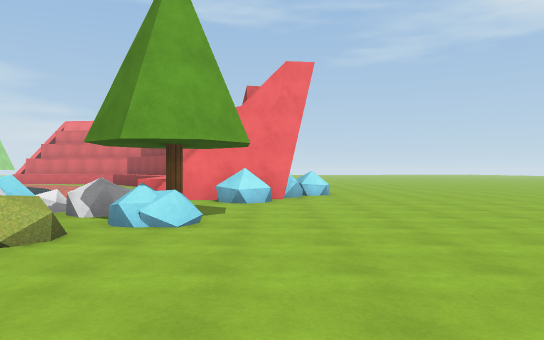
[1] (above)

24 first-person views from a walk through a Unity game level. The camera is 1.4 m above the floor, looks level and sees 70° across. The floor is counted in squares, 2 m on a side. Each view is taken from the middle of a square. On the plan, view 1 faces up. The plan holds only what a view shows up to about 11 squares ahead; the rest is blank. The place goes on beyond the plan. Some surface patterns are stand-ins.

[2]
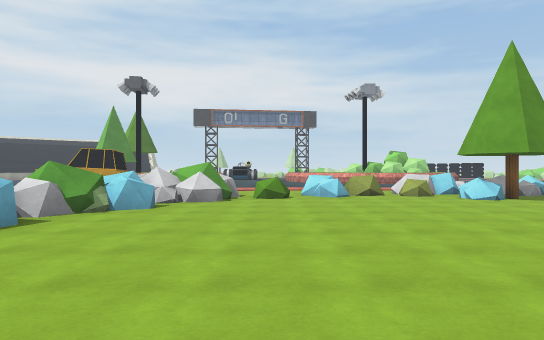

[3]
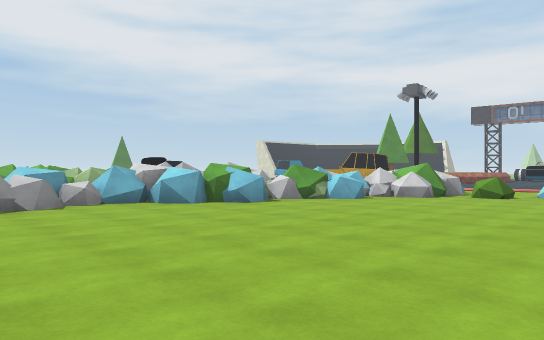

[4]
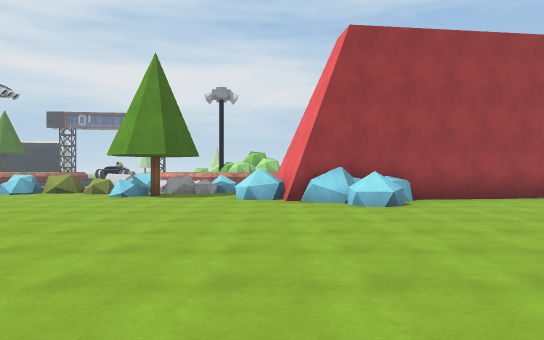

[5]
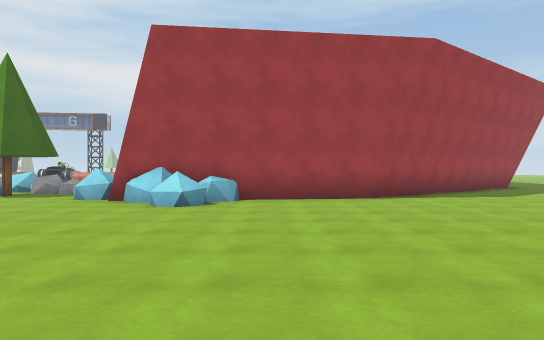

[6]
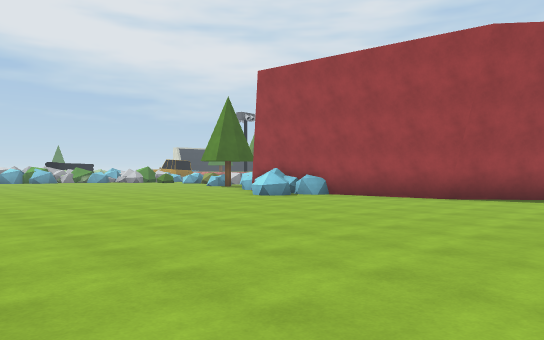

[7]
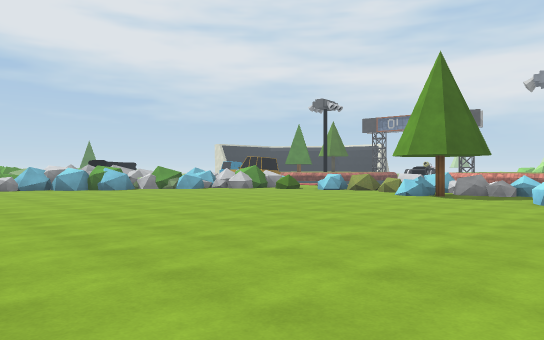

[8]
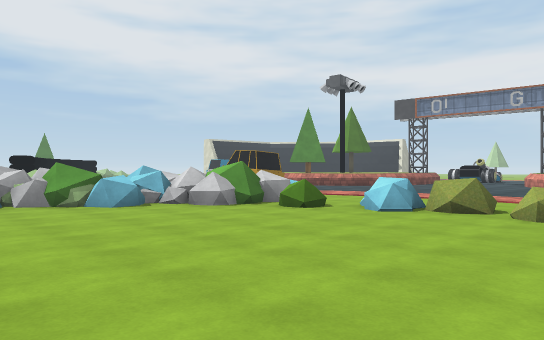

[9]
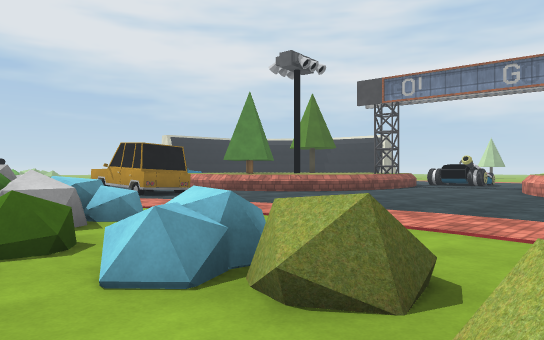

[10]
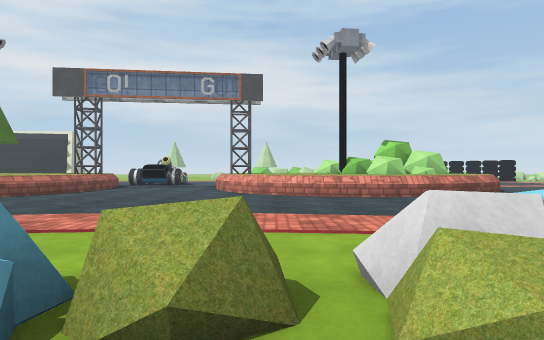

[11]
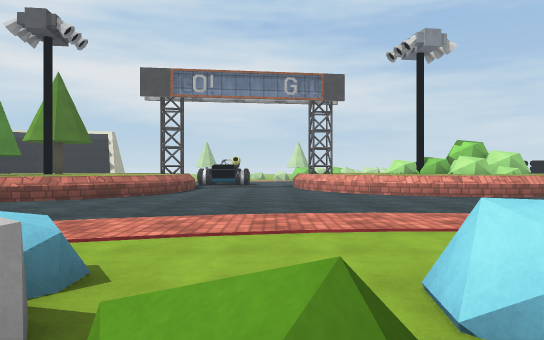

[12]
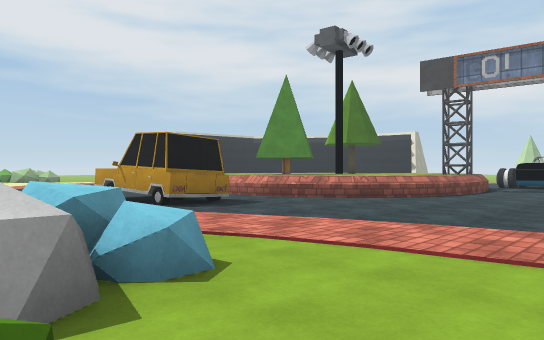

[13]
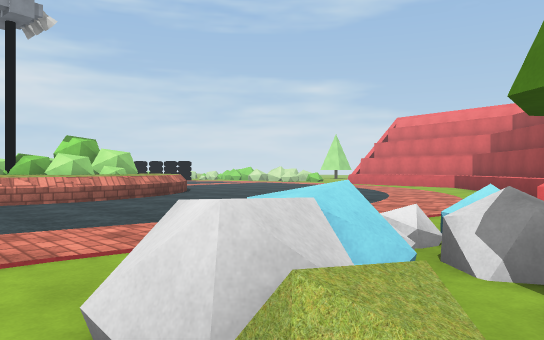

[14]
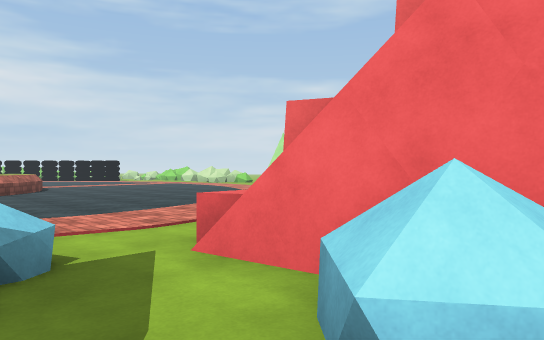

[15]
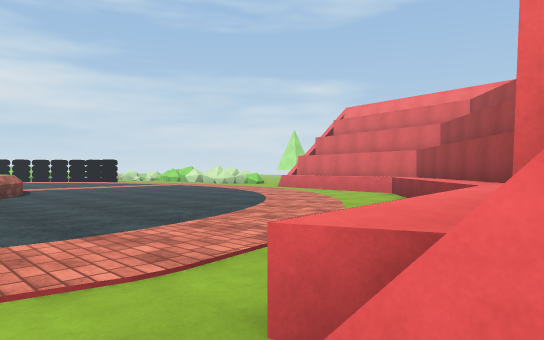

[16]
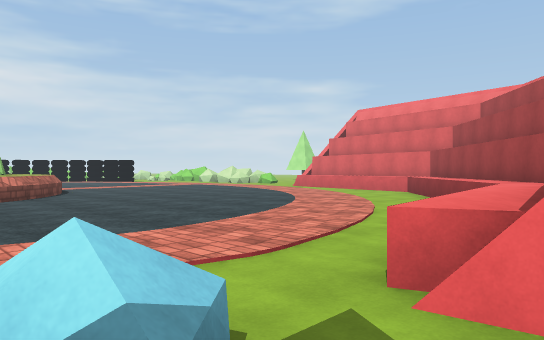

[17]
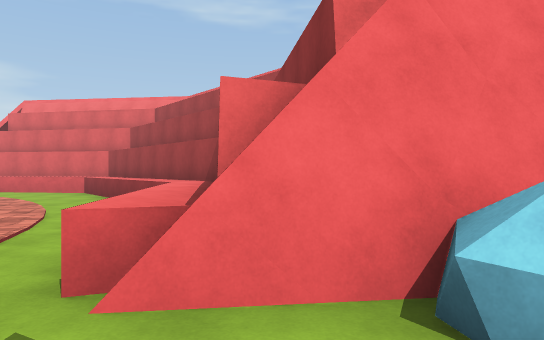

[18]
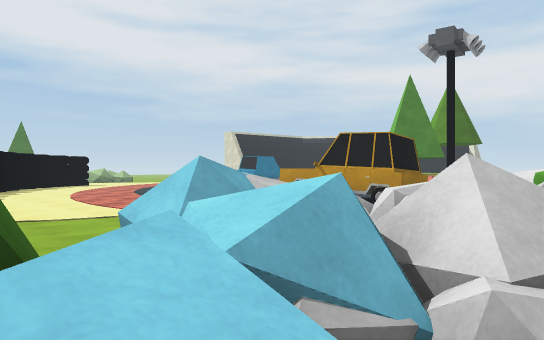

[19]
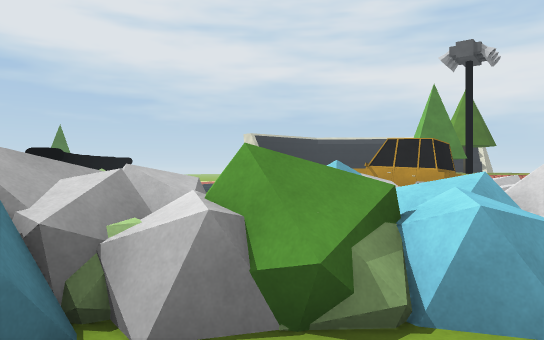

[20]
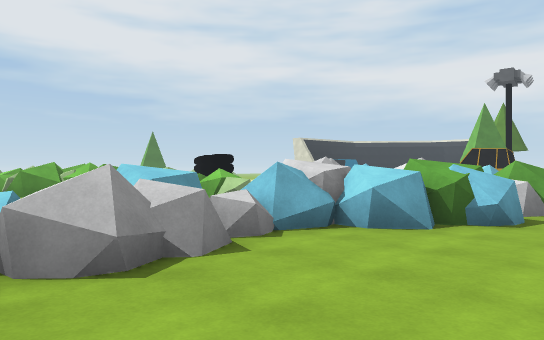

[21]
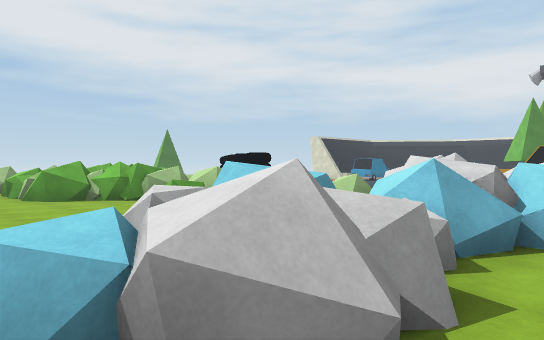

[22]
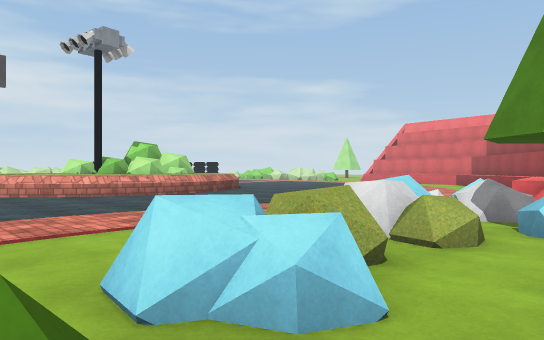

[23]
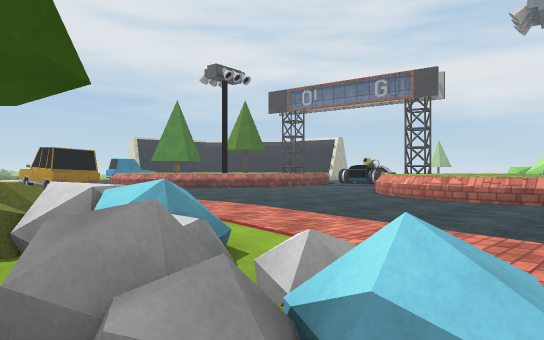

[24]
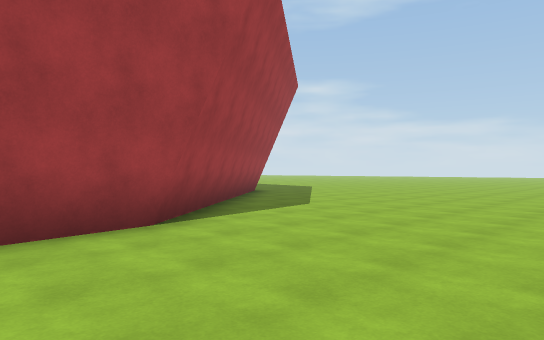

### Floor plan
Key: @ floor where view 1 was taken; # wall or solid block; . floor; = window, fence, low wall or low ledge; ^ raised ledge; O other object.
Columns run from 14 left of view 1 to 9 right of it. Each row starts with its distance up from view 1.
 19        #####......  .. .
 18      ..^#  ##..........
 17      ...^#  #...........
 16      ....^# ##..........
 15     ......^###.........
 14    .......^# ##........
 13   .........#  #.........
 12  ..........^  #........
 11 ...........^  #^.......
 10 ^^.........^###....... .
  9   ^........=##^.........
  8   ^^.......=.=..........
  7    ^......==............
  6 ^ ^^.......^#O.........
  5 ^ ^^......^=^=.........
  4  ^^^......=^=..........
  3  ^^........^............
  2 ^^.........==..........
  1 ...........^............
  0   ..........=.@.........
 -1 ............^#.........
 -2 ...........^^^..........
 -3 ^^^........^^^^^.......
 -4   ^^^..... .^=.^^^#.....
 -5    ^^.....  ^^.##^^#=^#=
 -6    ^^^.##    ..^ #^#=^^=
 -7    ^ ^. O    ..= ^=  #

Positions as (right, up) in squares from view 1, and headings:
1: (0, 0), facing up
2: (8, 0), facing left
3: (9, 3), facing down-left
4: (9, 9), facing left
5: (9, 13), facing left
6: (9, 19), facing down-left
7: (9, 10), facing down-left
8: (4, 5), facing down-left
9: (-1, 4), facing down-left
10: (-1, 3), facing left
11: (-1, 0), facing left
12: (-2, 1), facing down-left
13: (-2, 3), facing up-left
14: (0, 7), facing up-left
15: (-2, 8), facing up-left
16: (-2, 7), facing up-left
17: (-2, 7), facing up
18: (1, -2), facing down-left
19: (3, -2), facing down-left
20: (9, -2), facing down-left
21: (9, -4), facing down-left
22: (-1, 0), facing up-left
23: (-2, 8), facing down-left
24: (4, 13), facing up-left
